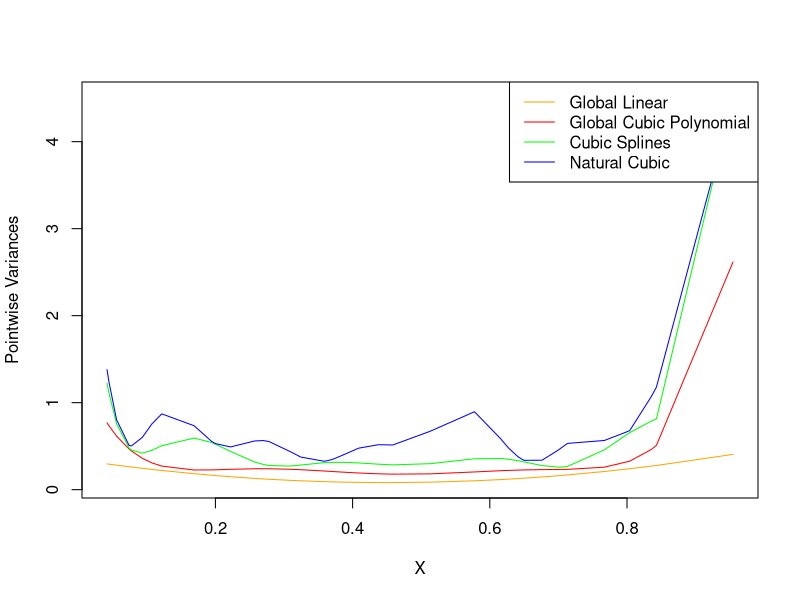

R code for this plot:
# Pointwise variance curves for four different models

library(splines)
library(MASS)
# define several functions
logit <- function(H, coef) {
	exp(H%*%coef)/(1 + exp(H%*%coef))
}
pointvar <- function(H, coef) {
	W <- diag(as.vector(logit(H, coef)*(1-logit(H, coef))))
	sigma <- ginv(t(H)%*%W%*%H)
	diag(H%*%sigma%*%t(H))
}


# generate data
set.seed(50)
X <- runif(50)
Y <- rnorm(50)
Data <- data.frame(X1 = rep(1, 50), X2 = X, Y = Y)

# Using four different models fit the data
fitGloLin <- lm(Y~.-1, data = Data)
coefGL <- coef(summary(fitGloLin))[,1]
HGL <- cbind(rep(1, 50), X)

fitGloCub <- lm(Y~poly(X2, 3), data = Data)
coefGC <- coef(summary(fitGloCub))[,1]
HGC <- cbind(rep(1, 50), matrix(poly(X,3), nrow = 50))

fitCubSpl <- lm(Y~bs(X2, knots = c(.33, .66)), data = Data)
coefCS <- coef(summary(fitCubSpl))[,1]
HCS <- cbind(rep(1, 50), bs(X, knots = c(.33,.66)))

fitNatSpl <- lm(Y~ns(X2, knots = seq(.10, .90, .16)), data = Data)
coefNS <- coef(summary(fitNatSpl))[,1]
HNS <- cbind(rep(1, 50), ns(X, knots = seq(.10, .90, .16)))

# plot
orderx <- order(X)
Xorder <- X[orderx]
varGL <- pointvar(HGL, coefGL)[orderx]
varGC <- pointvar(HGC, coefGC)[orderx]
varCS <- pointvar(HCS, coefCS)[orderx]
varNS <- pointvar(HNS, coefNS)[orderx]
ylim = range(c(varGL, varGC, varCS, varNS))
plot(Xorder, varGL, type = 'l', lwd = 1, col = "orange", xlab = "X", ylab = "Pointwise Variances", ylim = ylim)
lines(Xorder, varGC, type = 'l', lwd = 1, col = "red")
lines(Xorder, varCS, type = 'l', lwd = 1, col = "green")
lines(Xorder, varNS, type = 'l', lwd = 1, col = "blue")
legend("topright", c("Global Linear", "Global Cubic Polynomial", "Cubic Splines", "Natural Cubic"), col = c("orange", "red", "green", "blue"), lty = 1)